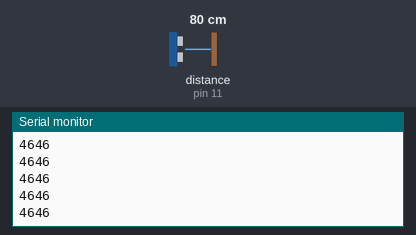
The sketch below on a simulated Arduino Uno, built with avr-gcc and run on an emulated ATmega328P. On the bench: the last lines printed to the serial monitor. Wiring (inferred from the names in the program): ultrasonic range finder: trigger pin 12; echo pin 11. The test bench sets the inputs (shaded band); at power-on: distance to the obstacle (sensor on pin 11) 80 cm. The echo pulse lasts 58.3 µs per cm.

Above: at 1.2 s.
1.3 s: distance to the obstacle (sensor on pin 11) set to 2 cm
At 1.9 s:
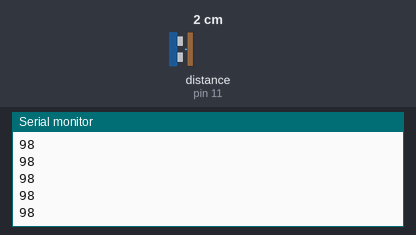
2.8 s: distance to the obstacle (sensor on pin 11) set to 4 cm
At 3.5 s:
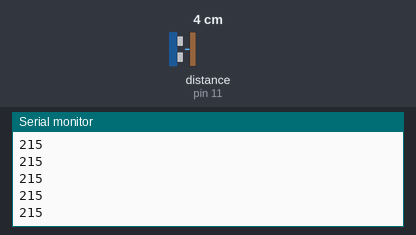
Timing chart, 0 to 5.8 s (numbered marks = the images above; inputs shaded):
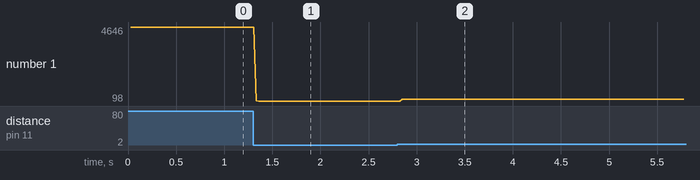

Measured:
- after the input at 1.3 s, the serial monitor: prints a new line at once (image 1)
- after the input at 2.8 s, the serial monitor: prints a new line after 0.05 s (image 2)
- plotted number 1: 4646 → 98 after the input at 1.3 s, 98 → 215 after the input at 2.8 s

The sketch:

ultrasonido_basico.ino
```cpp
int trigPin=12;
int echoPin=11;
int pingTravelTime;

void setup() {
  // put your setup code here, to run once:
  Serial.begin(9600);
  pinMode(trigPin, OUTPUT);
  pinMode(echoPin, INPUT);
}

void loop() {
  // put your main code here, to run repeatedly:
  digitalWrite(trigPin, LOW);
  delayMicroseconds(10);
  digitalWrite(trigPin, HIGH);
  delayMicroseconds(10);
  digitalWrite(trigPin, LOW);
  pingTravelTime=pulseIn(echoPin, HIGH);
  delay(25);
  Serial.println(pingTravelTime);
}
```
